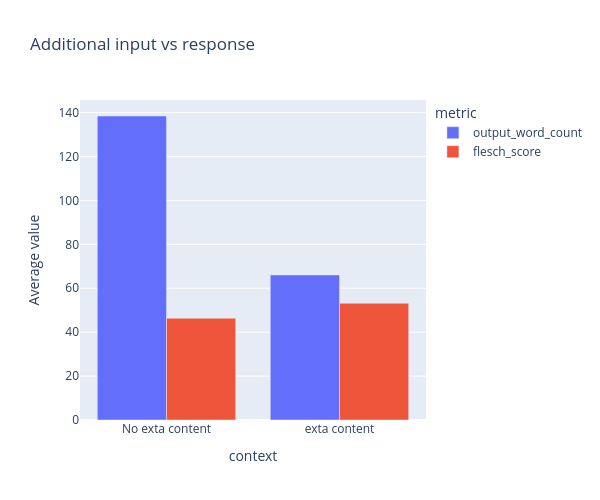

Notebook code cell kept with this figure:
### Code cell
px.bar(comp,x="context", y=['output_word_count', 'flesch_score'],title="Additional input vs response", barmode="group",height=500, width=600,
      labels = {
    "value": "Average value",
    "variable": "metric",
    "Context": "Prompt Type"
})

### Figure 1 — Plotly figure (JSON) as saved in the notebook; plotly's stock layout.template omitted (floating-point values rounded to 4 significant figures)
{"data": [{"alignmentgroup": "True", "hovertemplate": "metric=output_word_count<br>context=%{x}<br>Average value=%{y}<extra></extra>", "legendgroup": "output_word_count", "marker": {"color": "#636efa", "pattern": {"shape": ""}}, "name": "output_word_count", "offsetgroup": "output_word_count", "orientation": "v", "showlegend": true, "textposition": "auto", "type": "bar", "x": ["No exta content", "exta content"], "xaxis": "x", "y": [138.5, 66.07], "yaxis": "y"}, {"alignmentgroup": "True", "hovertemplate": "metric=flesch_score<br>context=%{x}<br>Average value=%{y}<extra></extra>", "legendgroup": "flesch_score", "marker": {"color": "#EF553B", "pattern": {"shape": ""}}, "name": "flesch_score", "offsetgroup": "flesch_score", "orientation": "v", "showlegend": true, "textposition": "auto", "type": "bar", "x": ["No exta content", "exta content"], "xaxis": "x", "y": [46.36, 53.21], "yaxis": "y"}], "layout": {"barmode": "group", "height": 500, "legend": {"title": {"text": "metric"}, "tracegroupgap": 0}, "title": {"text": "Additional input vs response"}, "width": 600, "xaxis": {"anchor": "y", "domain": [0, 1], "title": {"text": "context"}}, "yaxis": {"anchor": "x", "domain": [0, 1], "title": {"text": "Average value"}}}}
